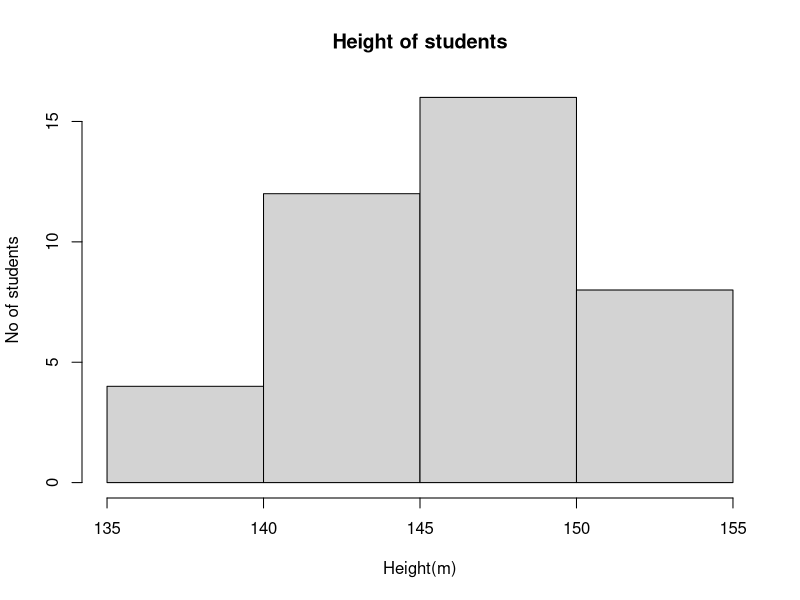

Write R code to recreate this figure.
data<-c(rep(137.5,4),rep(142.5,12),rep(147.5,16),rep(152.5,8))
breaks<-c(135,140,145,150,155)
hist(data,breaks=breaks,main="Height of students",xlab="Height(m)",ylab="No of students")



                                











































































